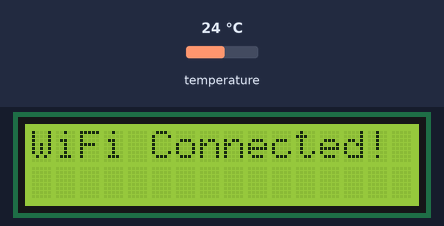
Recording of a sketch running on a simulated ESP32. Shown: 16×2 character LCD. Inputs (shaded band) come from the test bench; at power-on: temperature 24 °C. WiFi joins after 1.5 s; servers stay silent unless stated; uploads are accepted with an empty reply; what the sketch prints to the serial monitor is not drawn.

Above: at 1.7 s.
At 4.3 s:
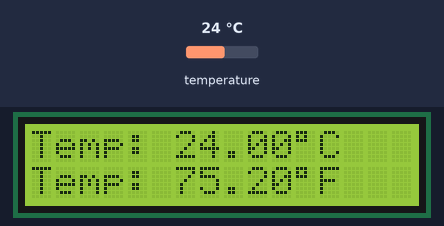
4.4 s: temperature set to 12 °C
At 10.6 s:
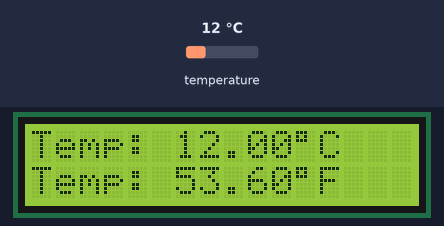
11.4 s: temperature set to 19 °C
At 16.2 s:
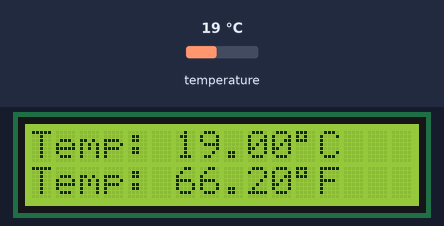
18.4 s: temperature set to 28 °C
At 23.0 s:
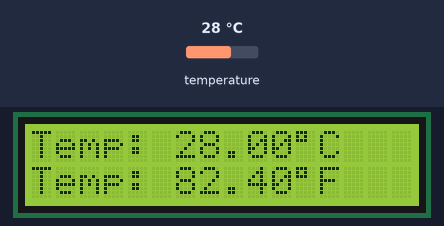
Timing chart, 0 to 24.5 s (numbered marks = the images above; inputs shaded):
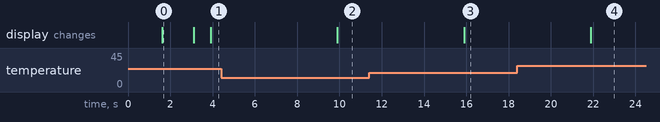

Measured:
- after the input at 4.4 s, the display: changes after 5.5 s (image 2)
- after the input at 11.4 s, the display: changes after 4.5 s (image 3)
- after the input at 18.4 s, the display: changes after 3.5 s (image 4)
- what the display in image 0 shows lasts 1.5 s, from 1.6 s to 3.1 s

The sketch:

ESP32_code_for_temperature_data.ino
```cpp
#include <WiFi.h>
#include <HTTPClient.h>
#include <OneWire.h>
#include <DallasTemperature.h>
#include <Wire.h>
#include <LiquidCrystal_I2C.h>

// ==== DS18B20 Setup ====
#define ONE_WIRE_BUS 33
OneWire oneWire(ONE_WIRE_BUS);
DallasTemperature sensors(&oneWire);

// ==== LCD (16x2) ====
LiquidCrystal_I2C lcd(0x27, 16, 2);

// ==== WiFi Config ====
const char* ssid = "YOUR_WIFI_SSID";
const char* password = "YOUR_WIFI_PASSWORD";

// ==== Server Config ====
const char* serverName = "http://fiftechbd.com/en/wc/insert.php";
// insert.php

void setup() {
  Serial.begin(115200);

  // Init LCD
  Wire.begin(21, 22);
  lcd.init();
  lcd.backlight();

  // Start DS18B20
  sensors.begin();

  lcd.setCursor(0, 0);
  lcd.print("Connecting WiFi");

  // Connect WiFi
  WiFi.begin(ssid, password);
  while (WiFi.status() != WL_CONNECTED) {
    delay(500);
    Serial.print(".");
  }

  Serial.println("\nWiFi Connected!");
  lcd.clear();
  lcd.setCursor(0, 0);
  lcd.print("WiFi Connected!");
  delay(1500);
  lcd.clear();
}

void loop() {
  sensors.requestTemperatures();
  float tempC = sensors.getTempCByIndex(0);

  if (tempC == DEVICE_DISCONNECTED_C) {
    Serial.println("Error: DS18B20 not detected!");
    lcd.setCursor(0, 0);
    lcd.print("Sensor Error    ");
  } else {
    // Print to LCD
    lcd.setCursor(0, 0);
    lcd.print("Temp: ");
    lcd.print(tempC, 2);
    lcd.print((char)223);
    lcd.print("C   ");

    // Fahrenheit
    float tempF = sensors.toFahrenheit(tempC);
    lcd.setCursor(0, 1);
    lcd.print("Temp: ");
    lcd.print(tempF, 2);
    lcd.print((char)223);
    lcd.print("F   ");

    // Send data to server
    if (WiFi.status() == WL_CONNECTED) {
      HTTPClient http;

      http.begin(serverName);
      http.addHeader("Content-Type", "application/x-www-form-urlencoded");

      String postData = "temperature=" + String(tempC);
      int httpResponseCode = http.POST(postData);

      if (httpResponseCode > 0) {
        String response = http.getString();
        Serial.println("Server Response: " + response);
      } else {
        Serial.print("Error code: ");
        Serial.println(httpResponseCode);
      }

      http.end();
    } else {
      Serial.println("WiFi Disconnected!");
    }
  }

  delay(5000);
}
```
